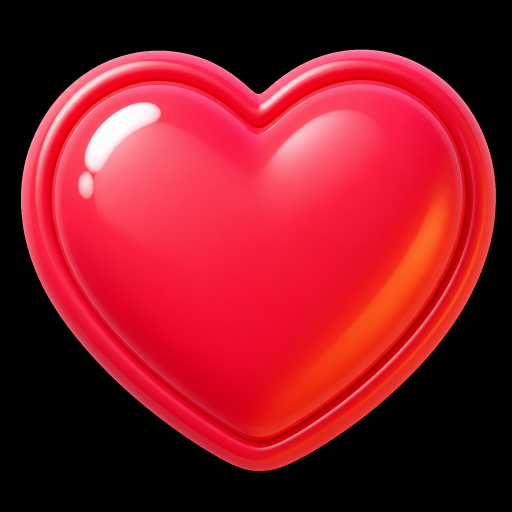
#> input picture tools/ai-item/energy-heart-studio.png, 1024 x 1024 px (shown at 1/2 size)
$ python install-energy-icon.py
#> lines starting #> are read from the running program, lines starting #| are printed output that depends on the picture; after the words box and inside, x2 and y2 are one past the last pixel; in counts of white or black regions, pixels touching at a corner belong together
"""Cut the 3D stamina heart off a dark plate and publish ui-energy-icon.png."""

from collections import deque
from pathlib import Path

import numpy as np
from PIL import Image

ROOT = Path(__file__).resolve().parents[1]
SRC = ROOT / "tools" / "ai-item" / "energy-heart-studio.png"
OUT = ROOT / "assets" / "resources" / "ui" / "ui-energy-icon.png"
SIZE = 256
PAD = 18


def knockout(rgb: np.ndarray) -> np.ndarray:
    h, w = rgb.shape[:2]
    mx = rgb.max(axis=2)
    mn = rgb.min(axis=2)
    sat = (mx - mn) / np.maximum(mx, 1.0)
    lum = rgb.mean(axis=2)
    r, g, b = rgb[:, :, 0], rgb[:, :, 1], rgb[:, :, 2]
    heart = (r > 90) & (r >= g + 8) & (r >= b + 8) & (sat > 0.14)
    dark = (lum < 42) & (sat < 0.22)
    bg = np.zeros((h, w), dtype=bool)
    seen = np.zeros((h, w), dtype=bool)
    q = deque()
    for x in range(w):
        q.append((0, x))
        q.append((h - 1, x))
    for y in range(h):
        q.append((y, 0))
        q.append((y, w - 1))
    while q:
        y, x = q.popleft()
        if y < 0 or y >= h or x < 0 or x >= w or seen[y, x]:
            continue
        seen[y, x] = True
        if heart[y, x] or not dark[y, x]:
            continue
        bg[y, x] = True
        q.append((y + 1, x))
        q.append((y - 1, x))
        q.append((y, x + 1))
        q.append((y, x - 1))
    alpha = np.where(bg, 0.0, 255.0)
    fringe = dark & (~bg) & (~heart)
    fade = np.clip((42.0 - lum) / 42.0, 0.0, 1.0)
    alpha = np.where(fringe, alpha * (1.0 - fade), alpha)
    leftover = (~bg) & (~heart) & (lum < 28)
    alpha = np.where(leftover, 0.0, alpha)
    return np.clip(alpha, 0, 255).astype(np.uint8)


def defringe(im: Image.Image) -> Image.Image:
    arr = np.array(im.convert("RGBA"))
    color = arr[:, :, :3].copy()
    alpha = arr[:, :, 3]
    solid = alpha >= 248
    filled = solid.copy()
    for _ in range(10):
        src = color.copy()
        mask = filled.copy()
        grew = False
        for dy, dx in ((-1, 0), (1, 0), (0, -1), (0, 1), (-1, -1), (-1, 1), (1, -1), (1, 1)):
            rolled = np.roll(np.roll(src, dy, 0), dx, 1)
            near = np.roll(np.roll(mask, dy, 0), dx, 1)
            take = (~filled) & near
            if not take.any():
                continue
            color[take] = rolled[take]
            filled[take] = True
            grew = True
        if not grew:
            break
    fringe = (alpha > 8) & (alpha < 248)
    arr[:, :, :3][fringe] = color[fringe]
    arr[:, :, 3] = np.where(alpha < 8, 0, alpha)
    return Image.fromarray(arr, "RGBA")


def crop_pad(arr: np.ndarray, pad: int) -> np.ndarray:
    ys, xs = np.where(arr[:, :, 3] > 8)
    y0, y1 = int(ys.min()), int(ys.max()) + 1
    x0, x1 = int(xs.min()), int(xs.max()) + 1
    cut = arr[y0:y1, x0:x1]
    canvas = np.zeros((cut.shape[0] + pad * 2, cut.shape[1] + pad * 2, 4), dtype=np.uint8)
    canvas[pad : pad + cut.shape[0], pad : pad + cut.shape[1]] = cut
    return canvas


def fit_square(arr: np.ndarray, size: int) -> np.ndarray:
    im = Image.fromarray(arr, "RGBA")
    im.thumbnail((size, size), Image.LANCZOS)
    canvas = Image.new("RGBA", (size, size), (0, 0, 0, 0))
    canvas.paste(im, ((size - im.width) // 2, (size - im.height) // 2), im)
    return np.array(canvas)


def main() -> None:
    if not SRC.exists():
        raise SystemExit(f"missing {SRC}")
    im = Image.open(SRC).convert("RGBA")
    arr = np.array(im)
    arr[:, :, 3] = knockout(arr[:, :, :3].astype(np.float32))
#> in knockout, `heart = (r > 90) & (r >= g + 8) & (r >= b + 8) & (sat > 0.14)`:
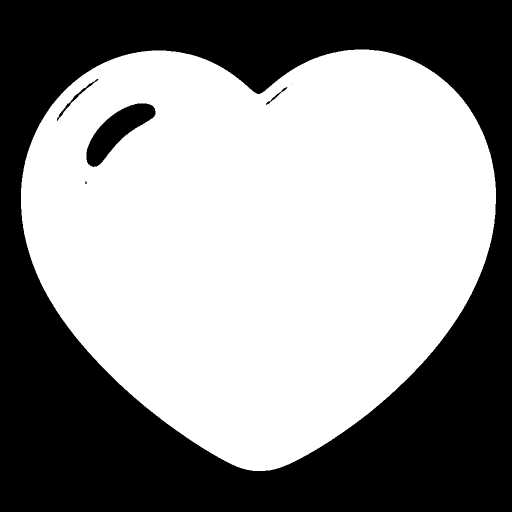
#> heart: shape (1024, 1024) bool (shown at 1/2 size); 56.5% white; 6 black regions (2 under 20 px), largest, box (x1, y1, x2, y2) and area: (0, 0, 1024, 1024) 448370, (173, 207, 311, 334) 7411, (114, 158, 197, 242) 454, (532, 174, 575, 210) 164
#> in knockout, `dark = (lum < 42) & (sat < 0.22)`: dark: shape (1024, 1024) bool; 31.9% white; 472 white regions (469 under 20 px), largest, box (x1, y1, x2, y2) and area: (0, 0, 1024, 1024) 333841, (510, 176, 522, 184) 58, (364, 916, 370, 922) 20
#> after the loop in knockout, `while q:`:
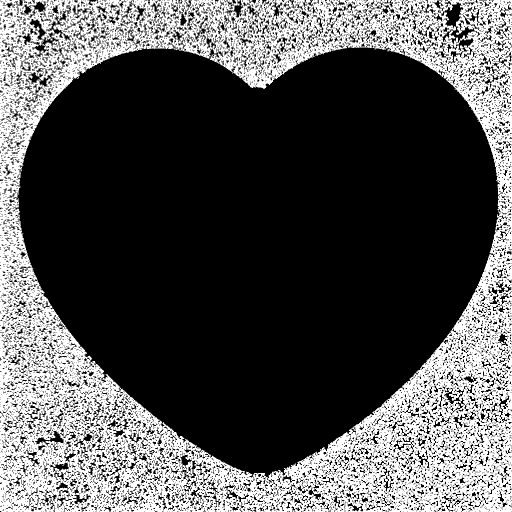
#> bg: shape (1024, 1024) bool (shown at 1/2 size); 31.4% white; 8 white regions (7 under 20 px), largest, box (x1, y1, x2, y2) and area: (0, 0, 1024, 1024) 328786
#> after the loop in knockout, `while q:`:
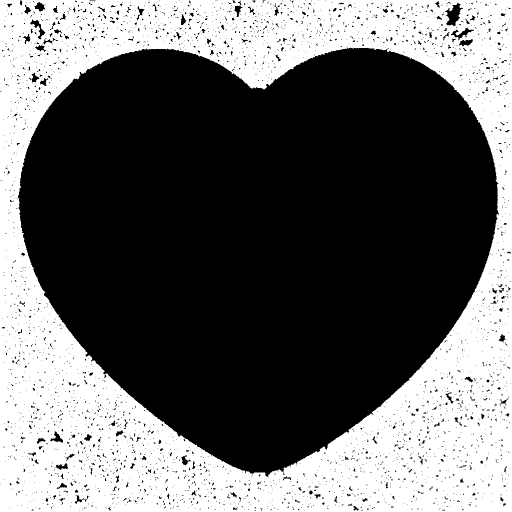
#> seen: shape (1024, 1024) bool (shown at 1/2 size); 40% white; 1 white region, box (x1, y1, x2, y2) and area: (0, 0, 1024, 1024) 419028
#> in knockout, `fringe = dark & (~bg) & (~heart)`: fringe: shape (1024, 1024) bool; 0.57% white in thin lines or dots
#> in knockout, `leftover = (~bg) & (~heart) & (lum < 28)`: leftover: shape (1024, 1024) bool; 11.4% white in thin lines or dots
#> in knockout, `alpha = np.where(leftover, 0.0, alpha)`: alpha: shape (1024, 1024) float64; 57.3% white; 1 black region, box (x1, y1, x2, y2) and area: (0, 0, 1024, 1024) 448048
    arr = crop_pad(arr, PAD)
#> in crop_pad, `y0, y1 = int(ys.min()), int(ys.max()) + 1`: y0 = 99; y1 = 942
#> in crop_pad, `x0, x1 = int(xs.min()), int(xs.max()) + 1`: x0 = 42; x1 = 992
#> in crop_pad, `canvas[pad : pad + cut.shape[0], pad : pad + cut.shape[1]] = cut`:
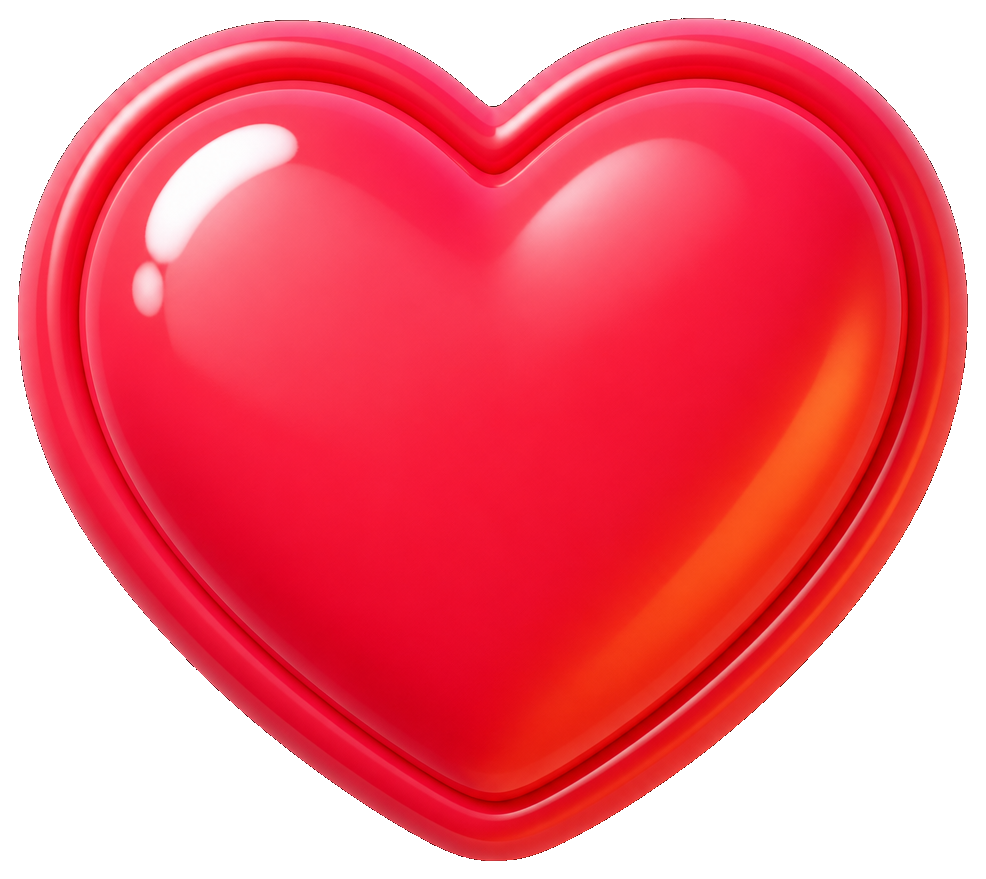
#> canvas: shape (879, 986, 4); mean R, G, B, A 166, 31.9, 45.2, 176.7; transparent parts drawn white
    arr = fit_square(arr, SIZE)
#> in fit_square, `canvas = Image.new("RGBA", (size, size), (0, 0, 0, 0))`: canvas: PIL image 256x256 RGBA; every value is 0
    out = defringe(Image.fromarray(arr, "RGBA"))
#> in defringe, `solid = alpha >= 248`: solid: shape (256, 256) bool; 60.7% white; 45 black regions (44 under 20 px), largest, box (x1, y1, x2, y2) and area: (0, 0, 256, 256) 25671
#> after the loop in defringe, `for _ in range(10):`:
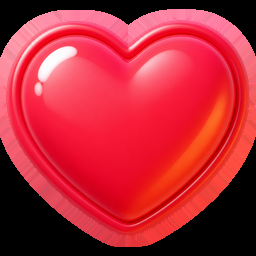
#> color: shape (256, 256, 3); mean R, G, B 181.9, 42.1, 56
#> after the loop in defringe, `for _ in range(10):`:
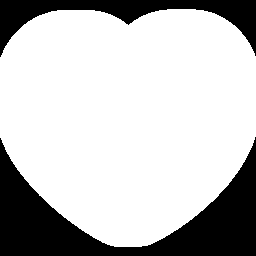
#> filled: shape (256, 256) bool; 75.5% white; 2 black regions, box (x1, y1, x2, y2) and area: (0, 137, 256, 256) 11446, (0, 0, 256, 57) 4592
#> after the loop in defringe, `for _ in range(10):`: mask: shape (256, 256) bool; 74.2% white; 2 black regions, box (x1, y1, x2, y2) and area: (0, 133, 256, 256) 11928, (0, 0, 256, 61) 4980
#> in defringe, `fringe = (alpha > 8) & (alpha < 248)`: fringe: shape (256, 256) bool; 1.4% white in thin lines or dots, all inside (x1, y1, x2, y2) = (4, 18, 252, 238)
#> in defringe, `arr[:, :, :3][fringe] = color[fringe]`:
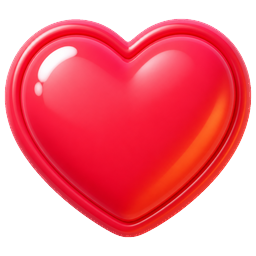
#> arr: shape (256, 256, 4); mean R, G, B, A 149, 28.8, 40.9, 156.8; transparent parts drawn white
#> in defringe, `arr[:, :, 3] = np.where(alpha < 8, 0, alpha)`: arr: shape (256, 256, 4); 0.22% of pixels changed, all inside (x1, y1, x2, y2) = (4, 18, 252, 238)
    OUT.parent.mkdir(parents=True, exist_ok=True)
    out.save(OUT, "PNG")
    print("wrote", OUT, out.size, "bbox", out.getbbox(), "alpha0", int((np.array(out)[:, :, 3] == 0).sum()))
#| wrote assets/resources/ui/ui-energy-icon.png (256, 256) bbox (4, 18, 252, 238) alpha0 24845


if __name__ == "__main__":
    main()
